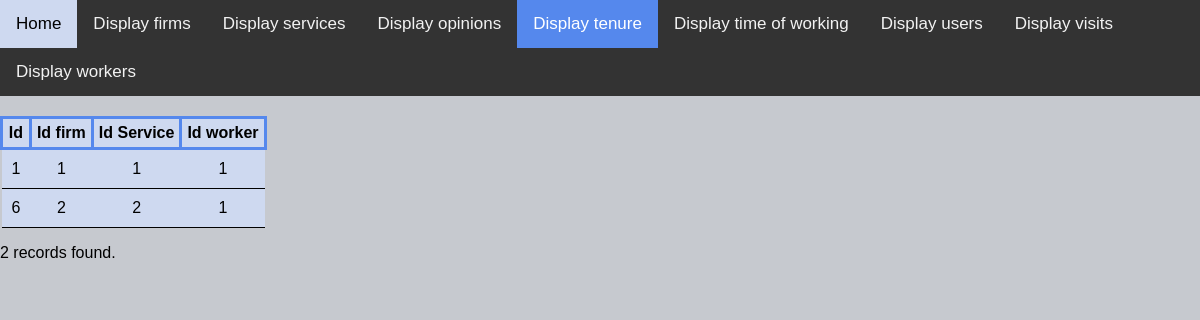
The page /display_tenure.php (signed in) on the database its author committed.
### tables this page shows
CREATE TABLE `tenure` (
  `id` int(5) NOT NULL,
  `idFirm` int(5) NOT NULL,
  `idService` int(5) NOT NULL,
  `idWorker` int(5) NOT NULL
);

### display_tenure.php (the view, shortened to what this page needs)
<!DOCTYPE html>
<html>
<head>
<link rel="stylesheet" href="style.css">
</head>
<body>
<div class="topnav">
  <a href="mainMenu.php">Home</a>
  <a href="display_services.php" >Display firms</a>
  <a href="display_services.php">Display services</a>
  <a href="display_opinions.php">Display opinions</a>
  <a class="active" >Display tenure</a>
  <a href="display_timeofworking.php">Display time of working</a>
  <a href="display_users.php">Display users</a>
  <a href="display_visits.php">Display visits</a>
  <a href="display_workers.php">Display workers</a>
</div>
<?php
require_once "configuration.php";
$dbConnection = new PDO("mysql:host=$dbHost;dbname=$dbName", $dbUsername, $dbPassword);
$dbConnection->setAttribute(PDO::ATTR_ERRMODE, PDO::ERRMODE_EXCEPTION);
$dbConnection->query('SET CHARSET utf8');
$query = "SELECT id, idFirm, idService, idWorker FROM tenure";
$statement = $dbConnection->prepare($query);
$statement->execute();
if ($statement->rowCount() > 0)
{
    echo "<table>";
    $result = $statement->fetchAll(PDO::FETCH_OBJ);
	echo "<th>Id</th> <th>Id firm</th><th>Id Service</th><th>Id worker</th>";
    foreach ($result as $row)
    {
        echo "<tr>";
        echo "<td>" . $row->id . "</td><td>" . $row->idFirm . "</td><td>" . $row->idService . "</td>
		<td>" . $row->idWorker . "</td>";
        echo "</tr>";
    }
    echo "</table>";
}
echo "<p>" . $statement->rowCount() . " records found.</p>";
?>
</body>
</html>

### style.css (style rules this page uses)
body { margin: 0; font-family: Arial, Helvetica, sans-serif; background-color:#c6c9cf; }
table { margin-top:20px; border-collapse: collapse; }
table th { border: 3px solid #5588ed; background-color:#ced9f0; padding:5px; text-align: center; }
table tr { background-color:#ced9f0; border-bottom: 1px solid #000000; padding:10px; text-align:center; }
table td { padding:10px; }
.topnav { overflow: hidden; background-color: #333; }
.topnav a { float: left; color: #f2f2f2; text-align: center; padding: 14px 16px; text-decoration: none; font-size: 17px; }
.topnav a.active { background-color: #5588ed; color: white; }

### rows shown on the page
tenure: id "1", idFirm "1", idService "1", idWorker "1"
tenure: id "6", idFirm "2", idService "2", idWorker "1"

### other values the page prints
$statement->rowCount() "2"
